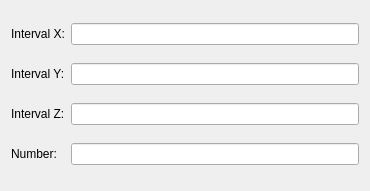
<?xml version="1.0" encoding="UTF-8"?>
<ui version="4.0">
 <class>Form</class>
 <widget class="QWidget" name="Form">
  <property name="geometry">
   <rect>
    <x>0</x>
    <y>0</y>
    <width>370</width>
    <height>191</height>
   </rect>
  </property>
  <property name="windowTitle">
   <string>Form</string>
  </property>
  <layout class="QHBoxLayout" name="horizontalLayout">
   <item>
    <layout class="QGridLayout" name="gridLayout">
     <item row="0" column="0">
      <widget class="QLabel" name="label_intervalX">
       <property name="text">
        <string>Interval X:</string>
       </property>
      </widget>
     </item>
     <item row="0" column="1">
      <widget class="QLineEdit" name="lineEdit_intervalX">
       <property name="text">
        <string/>
       </property>
      </widget>
     </item>
     <item row="1" column="0">
      <widget class="QLabel" name="label_intervalY">
       <property name="text">
        <string>Interval Y:</string>
       </property>
      </widget>
     </item>
     <item row="1" column="1">
      <widget class="QLineEdit" name="lineEdit_intervalY">
       <property name="text">
        <string/>
       </property>
      </widget>
     </item>
     <item row="2" column="0">
      <widget class="QLabel" name="label_intervalZ">
       <property name="text">
        <string>Interval Z:</string>
       </property>
      </widget>
     </item>
     <item row="2" column="1">
      <widget class="QLineEdit" name="lineEdit_intervalZ">
       <property name="text">
        <string/>
       </property>
      </widget>
     </item>
     <item row="3" column="0">
      <widget class="QLabel" name="label_number">
       <property name="text">
        <string>Number:</string>
       </property>
      </widget>
     </item>
     <item row="3" column="1">
      <widget class="QLineEdit" name="lineEdit_number">
       <property name="text">
        <string/>
       </property>
      </widget>
     </item>
    </layout>
   </item>
  </layout>
 </widget>
 <resources/>
 <connections/>
</ui>
